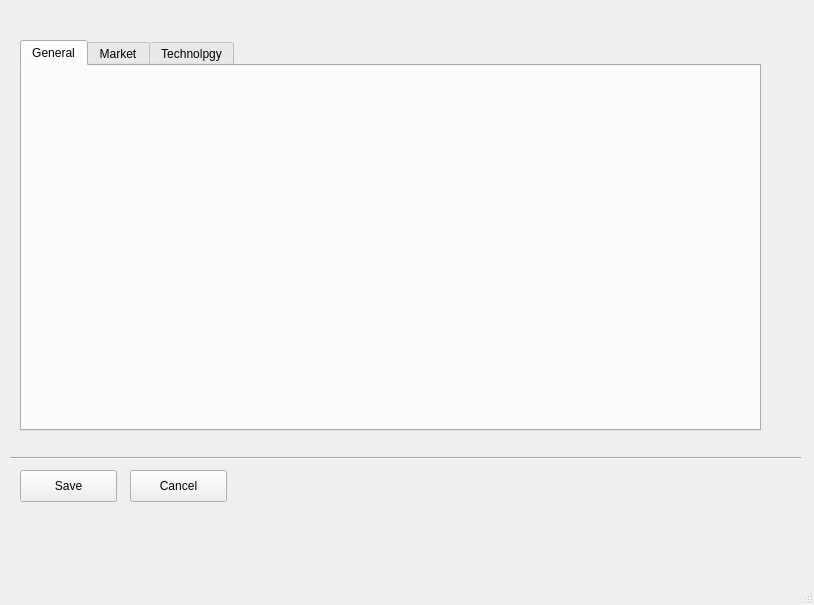
<?xml version="1.0" encoding="UTF-8"?>
<ui version="4.0">
 <class>MainWindow</class>
 <widget class="QMainWindow" name="MainWindow">
  <property name="geometry">
   <rect>
    <x>0</x>
    <y>0</y>
    <width>814</width>
    <height>605</height>
   </rect>
  </property>
  <property name="windowTitle">
   <string>ML Substation</string>
  </property>
  <widget class="QWidget" name="centralwidget">
   <widget class="Line" name="line_horizontal_2">
    <property name="geometry">
     <rect>
      <x>10</x>
      <y>450</y>
      <width>791</width>
      <height>16</height>
     </rect>
    </property>
    <property name="orientation">
     <enum>Qt::Horizontal</enum>
    </property>
   </widget>
   <widget class="QPushButton" name="pushButton_create">
    <property name="geometry">
     <rect>
      <x>20</x>
      <y>470</y>
      <width>97</width>
      <height>32</height>
     </rect>
    </property>
    <property name="text">
     <string>Save</string>
    </property>
   </widget>
   <widget class="QTabWidget" name="tabWidget">
    <property name="geometry">
     <rect>
      <x>20</x>
      <y>40</y>
      <width>741</width>
      <height>391</height>
     </rect>
    </property>
    <property name="currentIndex">
     <number>0</number>
    </property>
    <widget class="QWidget" name="General">
     <attribute name="title">
      <string>General</string>
     </attribute>
     <widget class="QWidget" name="gridLayoutWidget">
      <property name="geometry">
       <rect>
        <x>9</x>
        <y>19</y>
        <width>711</width>
        <height>321</height>
       </rect>
      </property>
      <layout class="QGridLayout" name="gridLayout"/>
     </widget>
    </widget>
    <widget class="QWidget" name="Market">
     <attribute name="title">
      <string>Market</string>
     </attribute>
    </widget>
    <widget class="QWidget" name="tab">
     <attribute name="title">
      <string>Technolpgy</string>
     </attribute>
    </widget>
   </widget>
   <widget class="QPushButton" name="pushButton_create_2">
    <property name="geometry">
     <rect>
      <x>130</x>
      <y>470</y>
      <width>97</width>
      <height>32</height>
     </rect>
    </property>
    <property name="text">
     <string>Cancel</string>
    </property>
   </widget>
  </widget>
  <widget class="QMenuBar" name="menubar">
   <property name="geometry">
    <rect>
     <x>0</x>
     <y>0</y>
     <width>814</width>
     <height>26</height>
    </rect>
   </property>
  </widget>
  <widget class="QStatusBar" name="statusbar"/>
 </widget>
 <resources/>
 <connections/>
 <slots>
  <slot>caseChanged()</slot>
 </slots>
</ui>
